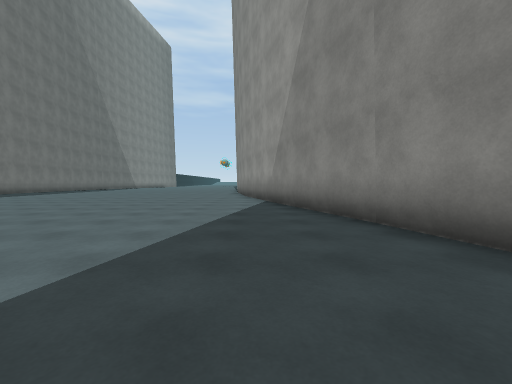
view 1 (above)

17 first-person views from a walk through a 3-D level made in the Unity game engine. The camera is 1.2 m above the floor, tilts 2° down and sees 90° across. The floor is counted in squares, 2 m on a side. Each view is taken from the middle of a square. On the plan, view 1 faces up. The plan holds only what a view shows up to about 9 squares ahead; the rest is blank. The place goes on beyond the plan. Some surface patterns are stand-ins.

view 2
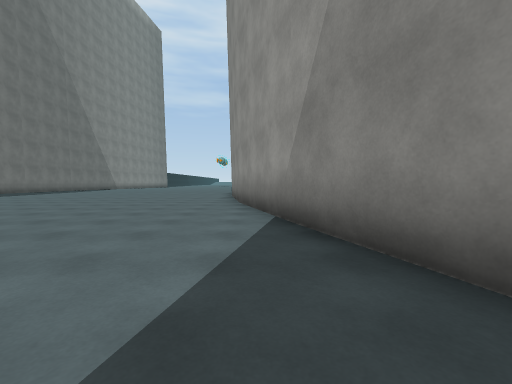

view 3
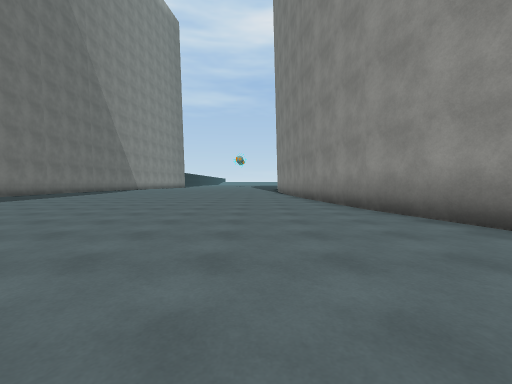

view 4
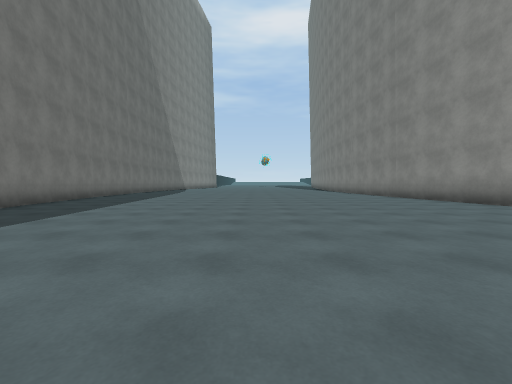

view 5
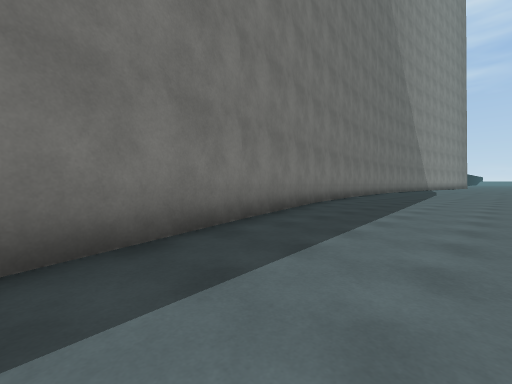

view 6
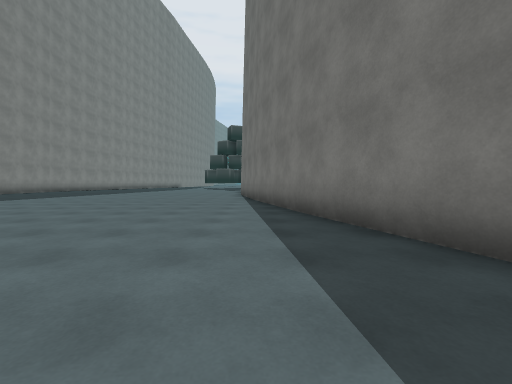

view 7
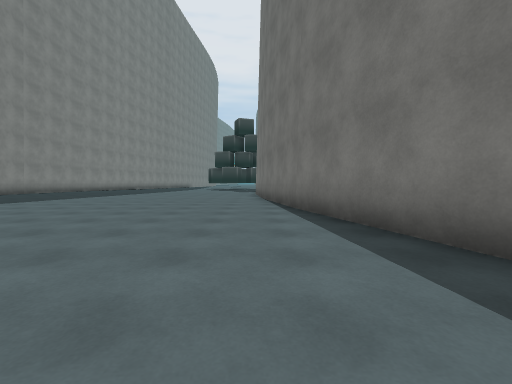

view 8
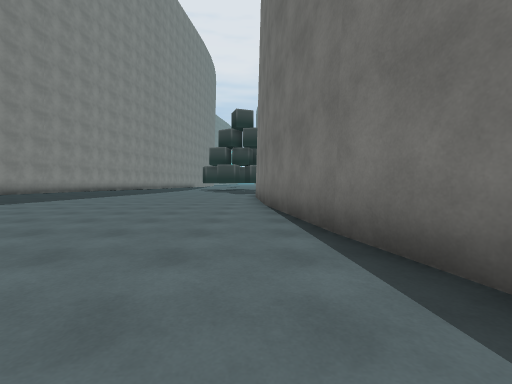

view 9
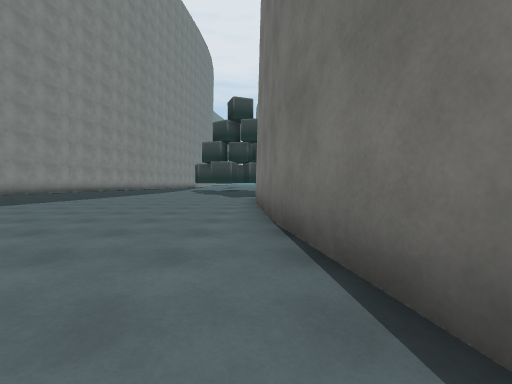

view 10
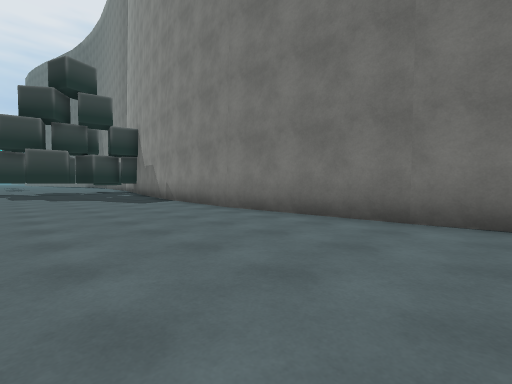

view 11
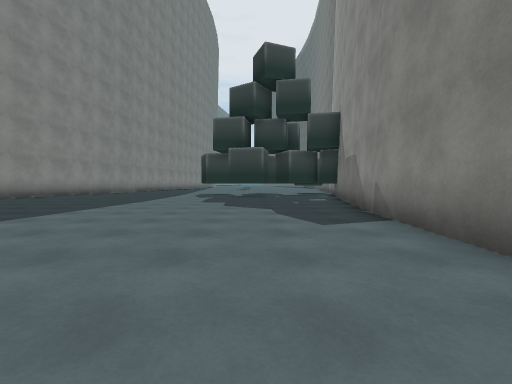

view 12
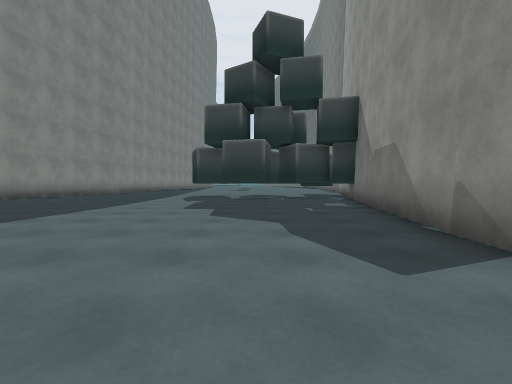

view 13
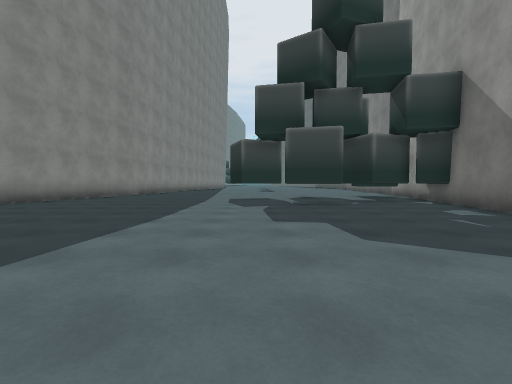

view 14
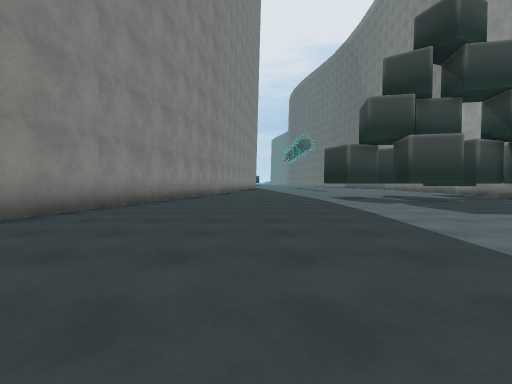

view 15
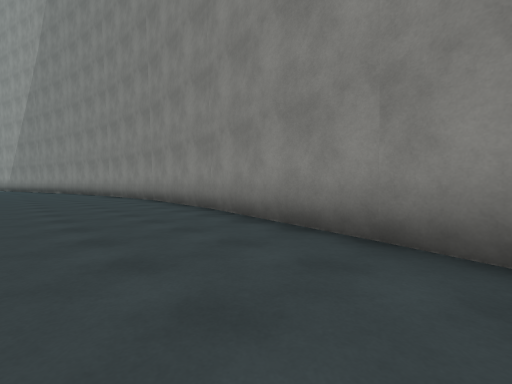

view 16
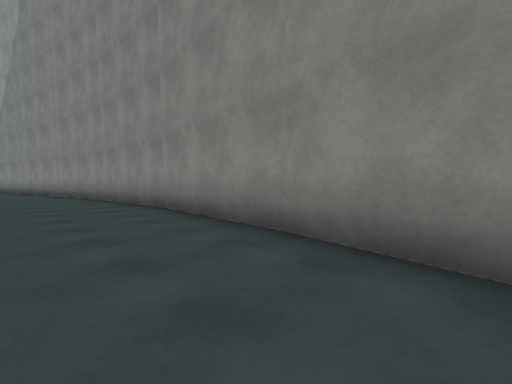

view 17
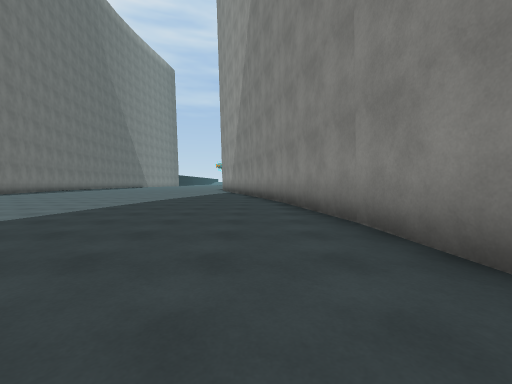

### Floor plan
Points are (right, up) in squares from view 1. A wall is a line through its corners. A room is listed if a view was taken in it or the views show most of it. See-through windows are left out.
Room 1 (views 1, 2, 3, 4, 5, 6, 7, 8, 9, 10, 11, 12, 13, 14, 15, 16, 17)
walls: (-9.3, -4) (-9, -8.1); (-10, -0.1) (-9.2, -4.1); (3, -0.2) (2.6, 1); (2.3, 2.2) (-0.7, 11.8); (-9, -8) (-9.3, -12) (-10.8, -20.1); (3.5, -4.2) (2.8, -0.1); (3.8, -8.1) (3.5, -4); (3.5, -12.1) (3.8, -8); (-0.5, 11.7) (-1, 15.1); (-7.3, -17.8) (-5.8, -18.1) (-6, -19); (-13.4, 11.9) (-9.7, -0.1); (-10.7, -18.4) (-10, -18.9); (-5.1, -20) (-4.5, -19.8); (-9.9, -19.2) (-8.5, -18.7) (-8, -20); (-13.6, 14.1) (-13.3, 11.8); (2, -20.2) (3.5, -12)

Where each view was taken, in squares from view 1:
view 1: 0 up, 0 right, facing up
view 2: 4 up, 0 right, facing up
view 3: 6 up, 3 left, facing up
view 4: 5 up, 7 left, facing up
view 5: 5 up, 9 left, facing up-left
view 6: 9 up, 10 left, facing down
view 7: 6 up, 9 left, facing down
view 8: 3 up, 9 left, facing down
view 9: 0 up, 9 left, facing down
view 10: 3 down, 5 left, facing down-left
view 11: 7 down, 7 left, facing down
view 12: 9 down, 7 left, facing down
view 13: 11 down, 5 left, facing down
view 14: 10 down, 1 left, facing down
view 15: 17 down, 0 right, facing up-right
view 16: 14 down, 1 right, facing up-right
view 17: 8 down, 2 right, facing up
